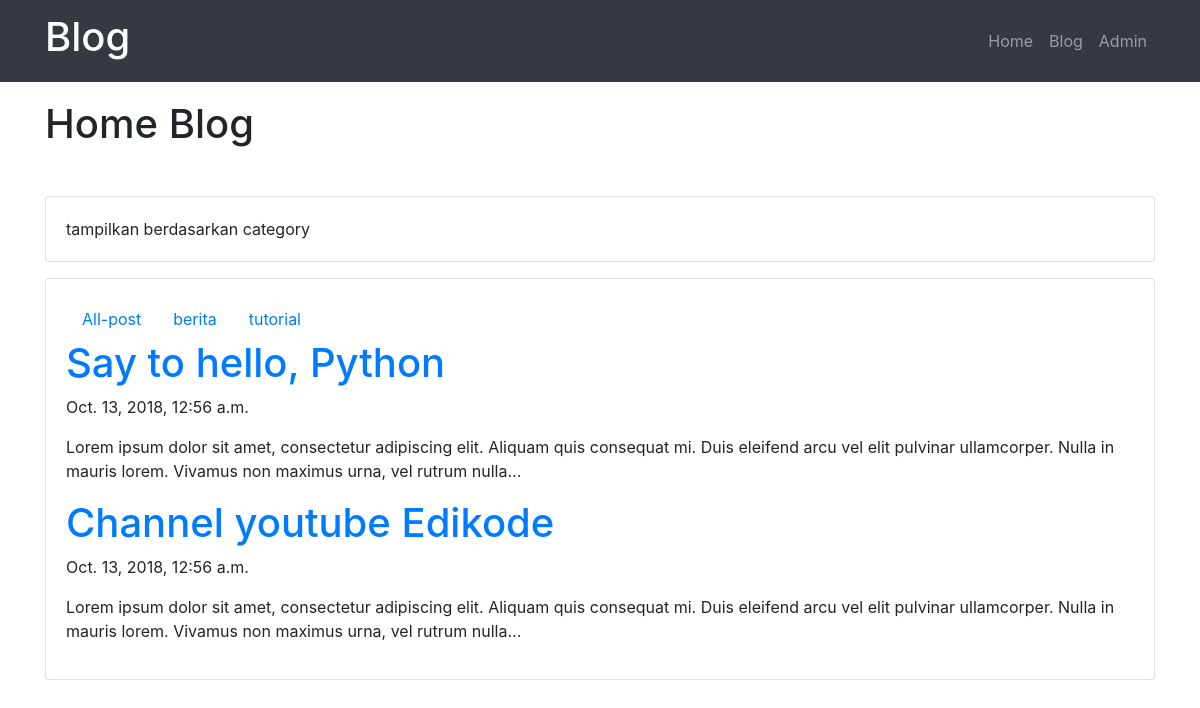
Page /blog/category/tutorial/ on the committed database.
### blog/models.py (models this page shows, shortened)
class Post(models.Model):
    judul = models.CharField(max_length=255)
    body = models.TextField()
    category = models.CharField(max_length=255)
    publish = models.DateTimeField(auto_now_add=True)
    update = models.DateTimeField(auto_now=True)
    slug = models.SlugField(blank=True, editable=False)

### blog/views.py (the view)
def categoryPost(request, categoryInput):
    posts = Post.objects.filter(category=categoryInput)
    categories = Post.objects.values('category').distinct()
    context = {
        'Judul': 'Home Blog',
        'Content': 'tampilkan berdasarkan category',
        'Categories': categories,
        'Posts': posts,
    }
    return render(request, 'blog/category.html', context)

### blog/templates/blog/category.html (shortened to what this page needs)
{% extends "base.html" %}
{% block pageTitle %} {{Judul}} {% endblock pageTitle %}
{% block contents %}
<div class="card card-body mb-3">{{Content}}</div>
<div class="card card-body">
  <ul class="nav">
    <li class="nav-item">
      <a class="nav-link" href="/blog" title=""> All-post </a>
    </li>
    {% for dataCategory in Categories %}
    <li class="nav-item">
      <a
        class="nav-link"
        href="/blog/category/{{dataCategory.category}}"
        title=""
      >
        {{dataCategory.category}}
      </a>
    </li>
    {% endfor %}
  </ul>
  {% for post in Posts %}
  <a href="/blog/post/{{post.slug}}" title="">
    <h1>{{post.judul}}</h1>
  </a>
  <p>{{post.publish}}</p>
  <p>{{post.body|truncatechars:200}}</p>
  {% endfor %}
</div>
{% endblock contents %}

### rows in the picture
Post: judul "Say to hello, Python", publish "Oct. 13, 2018, 12:56 a.m.", body "Lorem ipsum dolor sit amet, consectetur adipiscing elit. Aliquam quis consequat mi. Duis eleifend arcu vel elit pulvinar ullamcorper. Nulla in mauris lorem. Vivamus non maximus urna, vel rutrum nulla…"
Post: judul "Channel youtube Edikode", publish "Oct. 13, 2018, 12:56 a.m.", body "Lorem ipsum dolor sit amet, consectetur adipiscing elit. Aliquam quis consequat mi. Duis eleifend arcu vel elit pulvinar ullamcorper. Nulla in mauris lorem. Vivamus non maximus urna, vel rutrum nulla…"

### other values in the picture
{{ Judul }} "Home Blog"
{{ Content }} "tampilkan berdasarkan category"
{{ dataCategory.category }} "berita" "tutorial"
